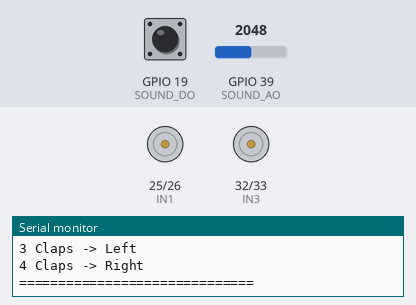
Simulated run of this sketch. Board: ESP32. Parts: motor-driver pin pairs drawn as motors (green arrow = first pin HIGH = forward, orange = second pin HIGH = backward, longer = more drive, scaled by the enable pin), the last lines printed to the serial monitor. The test bench sets the inputs (shaded band); at power-on: GPIO 19 (SOUND_DO) HIGH, GPIO 39 (SOUND_AO) = 2048.

Above: at 1.2 s.
1.3 s: GPIO 19 (SOUND_DO) driven LOW
At 2.4 s:
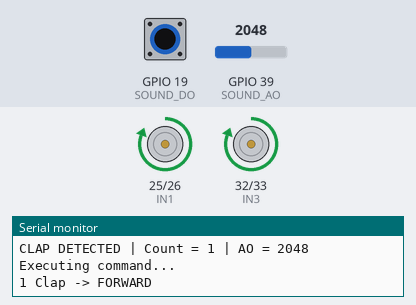
4.0 s: GPIO 19 (SOUND_DO) pulsed HIGH 2 times (0.12 s each, 0.3 s apart)
At 5.5 s:
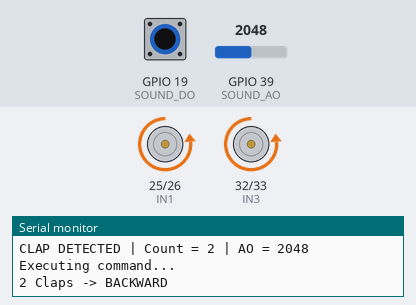
Timing chart, 0 to 7.1 s (numbered marks = the images above; inputs shaded):
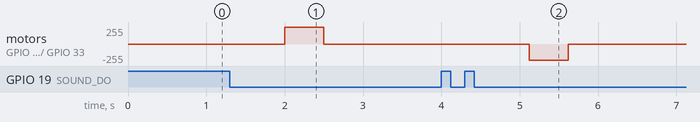

Measured:
- after the input at 1.3 s, motor on GPIO 25 (IN1) / GPIO 26 (IN2), motor on GPIO 32 (IN3) / GPIO 33 (IN4): stopped → forward 255/255 after 0.70 s, → stopped 0.50 s later
- after the input at 4.0 s, motor on GPIO 25 (IN1) / GPIO 26 (IN2), motor on GPIO 32 (IN3) / GPIO 33 (IN4): stopped → backward 240/255 after 1.1 s, → stopped 0.50 s later

The sketch:

Clap_controlled_robot.ino
```cpp
// =====================================================
//              ESP32 CLAP CONTROL ROBOT
// =====================================================

// ================= SOUND SENSOR =================

#define SOUND_AO 39
#define SOUND_DO 19

// ================= MOTOR PINS ====================

#define IN1 25
#define IN2 26
#define IN3 32
#define IN4 33

// ================= ENABLE PINS ===================

#define ENA 2
#define ENB 4

// ================= SPEED =========================

int speedForward  = 255;
int speedBackward = 240;
int speedTurn     = 220;

// ================= CLAP SETTINGS =================

int clapCount = 0;

unsigned long lastClapTime = 0;

const unsigned long clapDelay = 700;

// Used to detect only one transition per clap
bool previousSoundState = HIGH;


// =====================================================
//                        SETUP
// =====================================================

void setup() {

  Serial.begin(115200);

  // Sound sensor
  pinMode(SOUND_AO, INPUT);
  pinMode(SOUND_DO, INPUT);

  // Motor direction pins
  pinMode(IN1, OUTPUT);
  pinMode(IN2, OUTPUT);
  pinMode(IN3, OUTPUT);
  pinMode(IN4, OUTPUT);

  // Motor enable pins
  pinMode(ENA, OUTPUT);
  pinMode(ENB, OUTPUT);

  // Start with motors stopped
  stopMotors();

  Serial.println();
  Serial.println("==============================");
  Serial.println("   CLAP CONTROL ROBOT");
  Serial.println("==============================");
  Serial.println("1 Clap  -> Forward");
  Serial.println("2 Claps -> Backward");
  Serial.println("3 Claps -> Left");
  Serial.println("4 Claps -> Right");
  Serial.println("==============================");
}


// =====================================================
//                         LOOP
// =====================================================

void loop() {

  // Read digital sound output
  int soundState = digitalRead(SOUND_DO);

  // Read analog sound level
  int soundValue = analogRead(SOUND_AO);


  // Print analog value occasionally if needed
  // Serial.println(soundValue);


  // ===================================================
  // Detect a NEW clap
  // ===================================================

  if (previousSoundState == HIGH && soundState == LOW) {

    clapCount++;

    lastClapTime = millis();

    Serial.print("CLAP DETECTED | Count = ");
    Serial.print(clapCount);

    Serial.print(" | AO = ");
    Serial.println(soundValue);

    // Small debounce delay
    delay(100);
  }

  previousSoundState = soundState;


  // ===================================================
  // Wait until clap sequence is finished
  // ===================================================

  if (clapCount > 0 &&
      millis() - lastClapTime > clapDelay) {

    Serial.println();
    Serial.println("Executing command...");


    // =================================================
    // 1 CLAP
    // =================================================

    if (clapCount == 1) {

      Serial.println("1 Clap -> FORWARD");

      forward();

      delay(500);

      stopMotors();
    }


    // =================================================
    // 2 CLAPS
    // =================================================

    else if (clapCount == 2) {

      Serial.println("2 Claps -> BACKWARD");

      backward();

      delay(500);

      stopMotors();
    }


    // =================================================
    // 3 CLAPS
    // =================================================

    else if (clapCount == 3) {

      Serial.println("3 Claps -> LEFT");

      leftTurn();

      delay(500);

      stopMotors();
    }


    // =================================================
    // 4 CLAPS
    // =================================================

    else if (clapCount == 4) {

      Serial.println("4 Claps -> RIGHT");

      rightTurn();

      delay(500);

      stopMotors();
    }


    // =================================================
    // INVALID
    // =================================================

    else {

      Serial.print(clapCount);
      Serial.println(" Claps -> INVALID COMMAND");

      stopMotors();
    }


    // Reset clap counter
    clapCount = 0;

    Serial.println("Ready for next command.");
    Serial.println();
  }
}


// =====================================================
//                     FORWARD
// =====================================================

void forward() {

  digitalWrite(IN1, HIGH);
  digitalWrite(IN2, LOW);

  digitalWrite(IN3, HIGH);
  digitalWrite(IN4, LOW);

  analogWrite(ENA, speedForward);
  analogWrite(ENB, speedForward);
}


// =====================================================
//                     BACKWARD
// =====================================================

void backward() {

  digitalWrite(IN1, LOW);
  digitalWrite(IN2, HIGH);

  digitalWrite(IN3, LOW);
  digitalWrite(IN4, HIGH);

  analogWrite(ENA, speedBackward);
  analogWrite(ENB, speedBackward);
}


// =====================================================
//                     LEFT TURN
// =====================================================

void leftTurn() {

  digitalWrite(IN1, LOW);
  digitalWrite(IN2, HIGH);

  digitalWrite(IN3, HIGH);
  digitalWrite(IN4, LOW);

  analogWrite(ENA, speedTurn);
  analogWrite(ENB, speedTurn);
}


// =====================================================
//                     RIGHT TURN
// =====================================================

void rightTurn() {

  digitalWrite(IN1, HIGH);
  digitalWrite(IN2, LOW);

  digitalWrite(IN3, LOW);
  digitalWrite(IN4, HIGH);

  analogWrite(ENA, speedTurn);
  analogWrite(ENB, speedTurn);
}


// =====================================================
//                     STOP MOTORS
// =====================================================

void stopMotors() {

  digitalWrite(IN1, LOW);
  digitalWrite(IN2, LOW);

  digitalWrite(IN3, LOW);
  digitalWrite(IN4, LOW);

  analogWrite(ENA, 0);
  analogWrite(ENB, 0);
}
```
